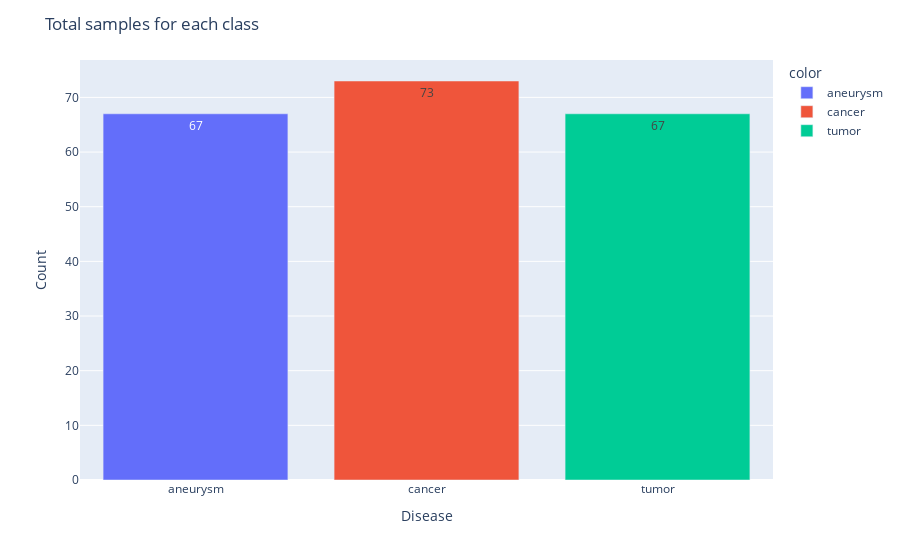

The code cell stored with this chart in its notebook:
### Markdown cell above
### 3. Seguimos con la parte de visualizaccion de los datos

### Code cell
# Visualizacion de los datos
import plotly.express as px
import matplotlib.pyplot as plt
import cv2


unique_classes = np.unique(y_train)
class_indices = {class_id: np.where(y_train == class_id)[0] for class_id in unique_classes}
class_indices


images_count = [len(class_indices[key]) for key in class_indices.keys()]

fig = px.bar(x=class_folder_names, y=images_count, color= class_folder_names)

fig.update_layout(xaxis_title='Disease', yaxis_title='Count', title="Total samples for each class", )
fig.update_traces(texttemplate='%{y}', textposition='inside')

fig.show()

plt.figure(figsize=(12, 5))

for i, (class_id, indices) in enumerate(class_indices.items()):
    random_index = np.random.choice(indices)
    random_image = X_train[random_index] 

    plt.subplot(1, len(unique_classes), i + 1)
    plt.imshow(random_image)
    plt.title(class_folder_names[class_id])
    plt.axis('off')

plt.show()

# Define the base directory
base_dir = "archive/files/"

# Get the class folder names
class_folder_names = os.listdir(base_dir)

# Define the number of images to display for each class
images_to_display = 3

# Loop through each class
for class_id, cls in enumerate(class_folder_names):
    class_path = os.path.join(base_dir, cls)

    # Check if it's a directory
    if os.path.isdir(class_path):
        # Get a list of image files
        image_files = [file for file in os.listdir(class_path) if file.endswith('.jpg')]

        # Randomly select 'images_to_display' number of images
        selected_images = np.random.choice(image_files, images_to_display, replace=False)

        # Display the selected images for this class
        plt.figure(figsize=(15, 5))
        plt.suptitle(cls)

        for i, img_name in enumerate(selected_images):
            img_path = os.path.join(class_path, img_name)
            img = cv2.imread(img_path)
            img = cv2.cvtColor(img, cv2.COLOR_BGR2GRAY)  # Convert to grayscale
            img = img / 255.0  # Normalize to the range [0, 1]

            plt.subplot(1, images_to_display, i + 1)
            plt.imshow(img)  # Use gray colormap
            plt.axis('off')

        plt.show()

### Figure 1 — Plotly figure (JSON) as saved in the notebook; plotly's stock layout.template omitted (floating-point values rounded to 4 significant figures)
{"data": [{"alignmentgroup": "True", "hovertemplate": "color=aneurysm<br>x=%{x}<br>y=%{y}<extra></extra>", "legendgroup": "aneurysm", "marker": {"color": "#636efa", "pattern": {"shape": ""}}, "name": "aneurysm", "offsetgroup": "aneurysm", "orientation": "v", "showlegend": true, "textposition": "inside", "texttemplate": "%{y}", "type": "bar", "x": ["aneurysm"], "xaxis": "x", "y": [67], "yaxis": "y"}, {"alignmentgroup": "True", "hovertemplate": "color=cancer<br>x=%{x}<br>y=%{y}<extra></extra>", "legendgroup": "cancer", "marker": {"color": "#EF553B", "pattern": {"shape": ""}}, "name": "cancer", "offsetgroup": "cancer", "orientation": "v", "showlegend": true, "textposition": "inside", "texttemplate": "%{y}", "type": "bar", "x": ["cancer"], "xaxis": "x", "y": [73], "yaxis": "y"}, {"alignmentgroup": "True", "hovertemplate": "color=tumor<br>x=%{x}<br>y=%{y}<extra></extra>", "legendgroup": "tumor", "marker": {"color": "#00cc96", "pattern": {"shape": ""}}, "name": "tumor", "offsetgroup": "tumor", "orientation": "v", "showlegend": true, "textposition": "inside", "texttemplate": "%{y}", "type": "bar", "x": ["tumor"], "xaxis": "x", "y": [67], "yaxis": "y"}], "layout": {"barmode": "relative", "legend": {"title": {"text": "color"}, "tracegroupgap": 0}, "margin": {"t": 60}, "title": {"text": "Total samples for each class"}, "xaxis": {"anchor": "y", "domain": [0, 1], "title": {"text": "Disease"}}, "yaxis": {"anchor": "x", "domain": [0, 1], "title": {"text": "Count"}}}}
